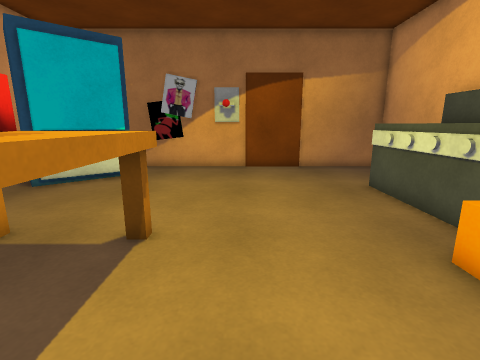
view 1 (above)

16 first-person views from a walk through a scene from a Unity 3-D project. The camera is 1.2 m above the floor, tilts 12° down and sees 85° across. The floor is counted in squares, 0.5 m on a side. Each view is taken from the middle of a square. On the plan, view 1 faces up. The plan holds only what a view shows up to about 18 squares ahead; the rest is blank. The place goes on beyond the plan. The player is left out. Some surface patterns are stand-ins.

view 2
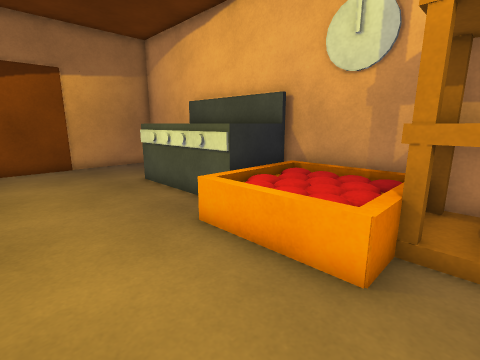

view 3
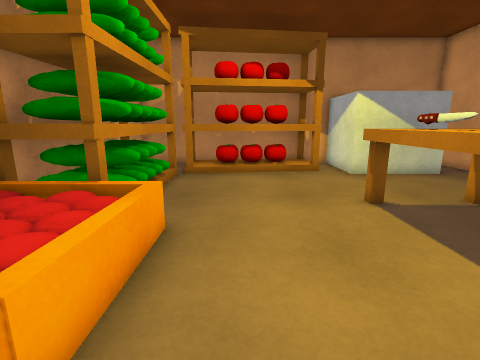

view 4
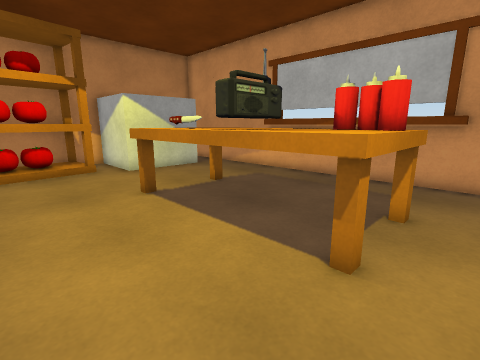

view 5
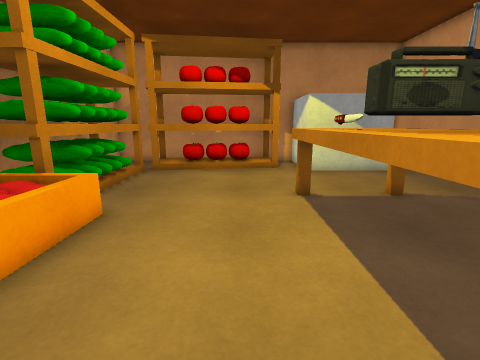

view 6
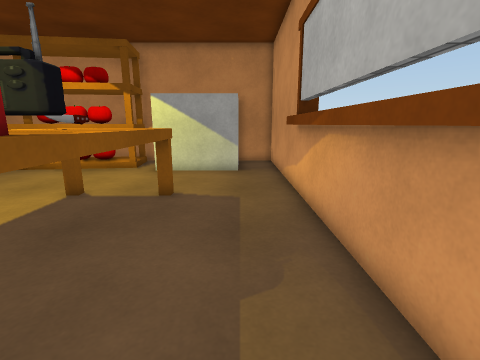

view 7
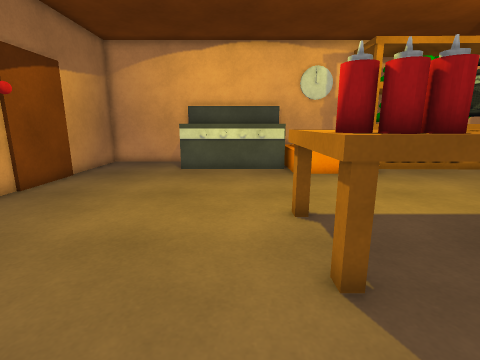

view 8
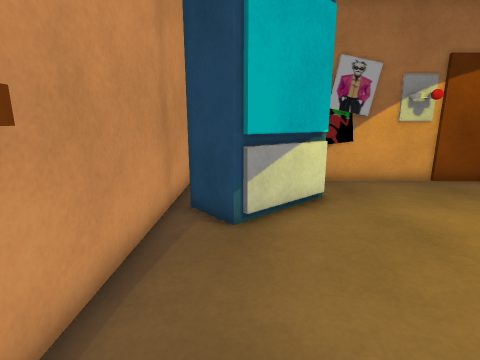

view 9
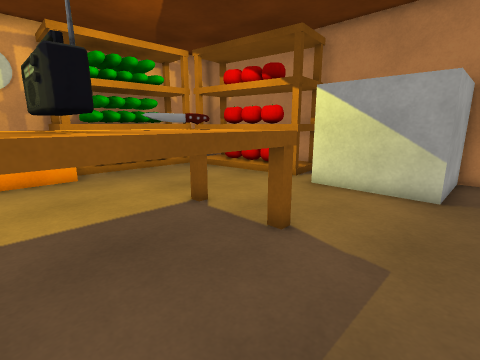

view 10
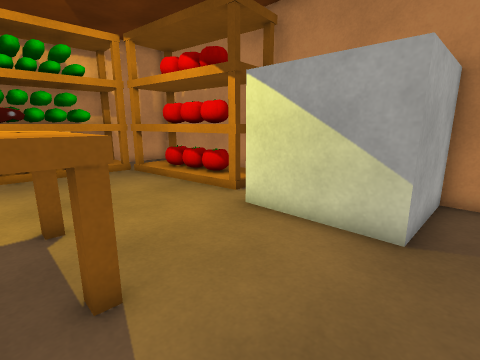

view 11
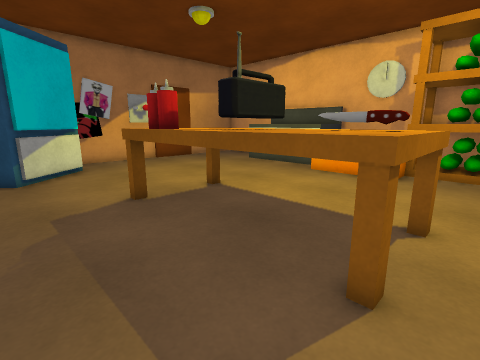

view 12
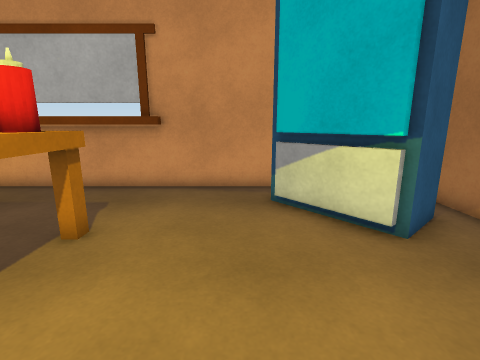

view 13
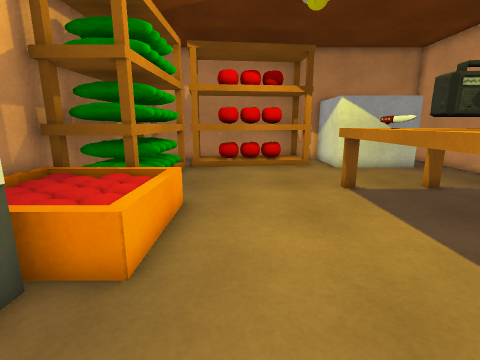

view 14
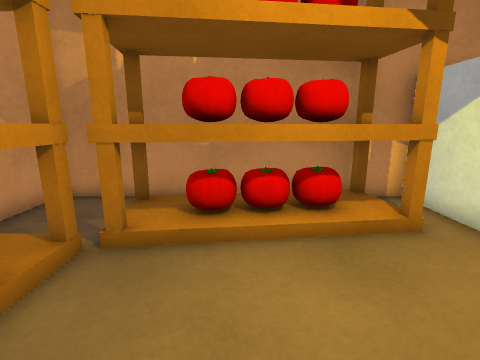

view 15
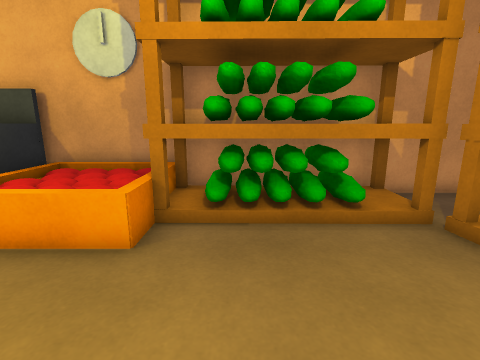

view 16
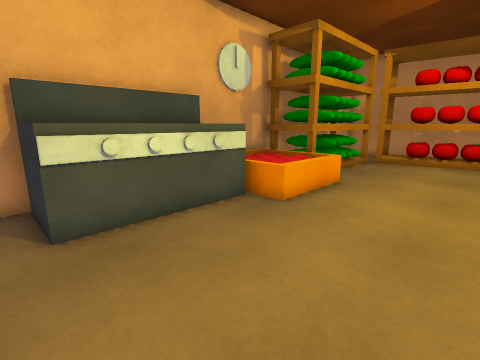

### Floor plan
Key: @ floor where view 1 was taken; # wall or solid block; . floor; O other object.
Columns run from 11 left of view 1 to 8 right of it. Each row starts with its distance up from view 1.
 15  #########O#########
 14  #  OO....O........#
 13  #   OO............#
 12  #   OO............#
 11  #OOOO.............#
 10  #.O............OOO#
  9  #..............O  #
  8  #..............O  #
  7  #..............O  #
  6  #...OOOOO......O  #
  5  O...OOOOO......OOO#
  4  O...OOOOO.....OOOO#
  3  O...OOOOO.....OOOO#
  2  O...OOOOO.....OOOO#
  1  O...OOOOO.....OOOO#
  0  O...OOOOO.@...OOOO#
 -1  O...OOOOO......OOO#
 -2 OO...OOOOO......OOO#
 -3  #..............OOO#
 -4  #..............OOO#
 -5  #..............OOO#
 -6  #..............OOO#
 -7  #.OOOOO..OOOOOOOOO#
 -8  #.O   O.OOOOOOOO..#
 -9  #.O   O.OOOOOOOO..#
-10  #.O   O.OOOOOOO...#
-11  ###   #############

Where each view was taken, in squares from view 1:
view 1: 0 up, 0 right, facing up
view 2: 1 down, 0 right, facing up-right
view 3: 6 up, 2 right, facing down
view 4: 7 up, 2 right, facing down-left
view 5: 7 up, 0 right, facing down
view 6: 7 up, 8 left, facing down
view 7: 7 up, 9 left, facing right
view 8: 4 up, 8 left, facing up
view 9: 3 up, 9 left, facing down-right
view 10: 1 down, 9 left, facing down-right
view 11: 3 down, 9 left, facing up-right
view 12: 9 up, 0 right, facing left
view 13: 8 up, 2 right, facing down
view 14: 2 down, 2 right, facing down
view 15: 2 down, 1 left, facing right
view 16: 11 up, 1 left, facing down-right
